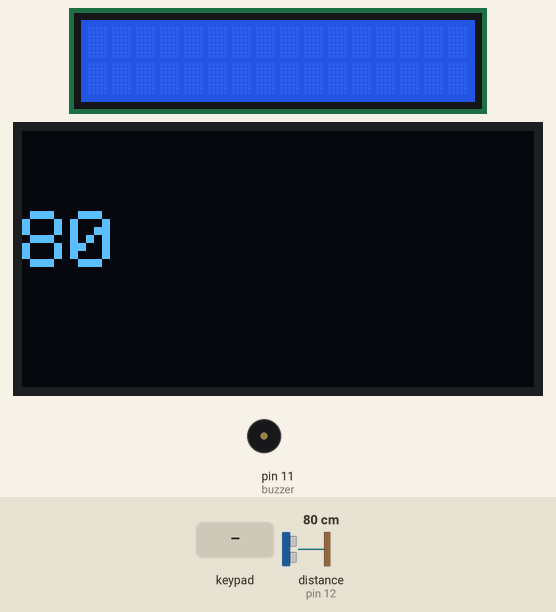
This program was run on a simulated Arduino Uno, built with avr-gcc and run on an emulated ATmega328P. On the bench: 16×2 character LCD, 128×64 one-colour display, buzzer (waves = sounding). Wiring (from diagram.json): ultrasonic range finder: trigger pin 13; echo pin 12. The test bench sets the inputs (shaded band); at power-on: distance to the obstacle (sensor on pin 12) 80 cm. The echo pulse lasts 58.3 µs per cm; what the program prints to the serial monitor is not drawn.

Above: at 1.3 s.
1.4 s: distance to the obstacle (sensor on pin 12) set to 2 cm
At 2.0 s:
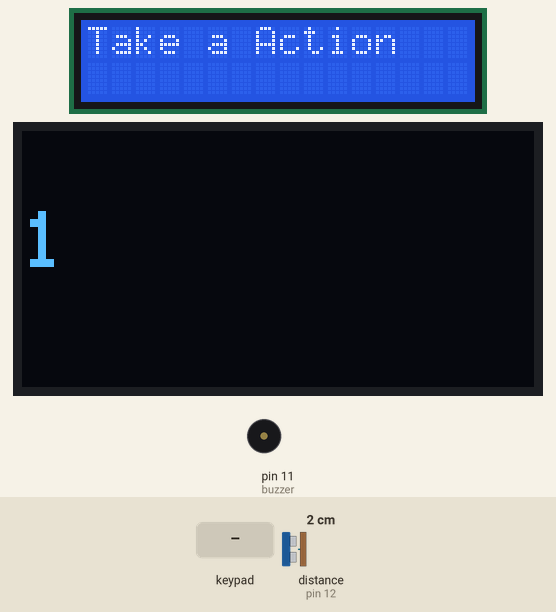
3.9 s: keypad keys 1 2 3 * pressed 0.4 s apart
At 5.9 s:
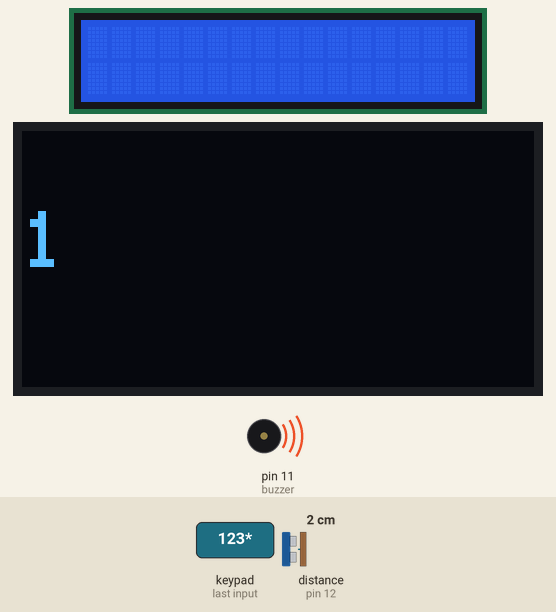
7.0 s: distance to the obstacle (sensor on pin 12) set to 18 cm
At 7.09 s:
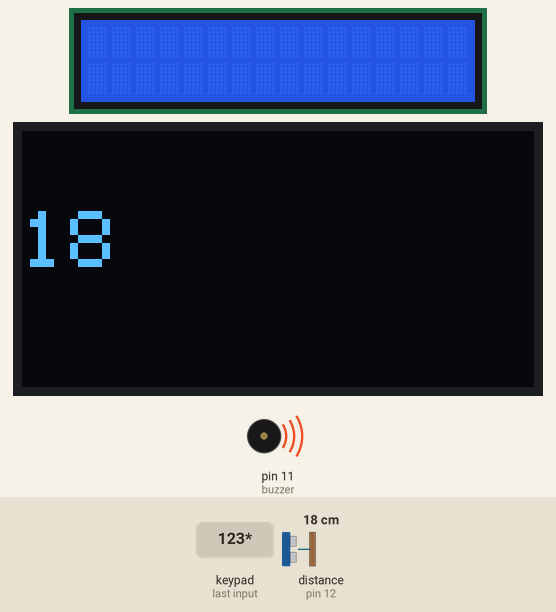
8.5 s: key 'A' pressed
10.0 s: distance to the obstacle (sensor on pin 12) set to 35 cm
At 10.04 s:
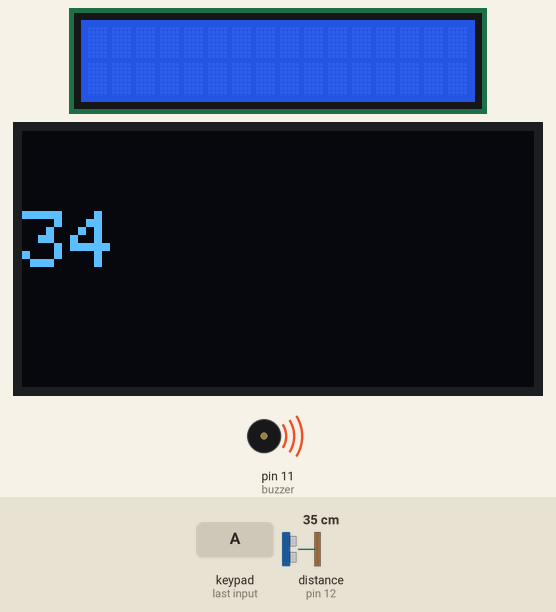
11.5 s: key '1' pressed
Timing chart, 0 to 14.0 s (numbered marks = the images above; inputs shaded):
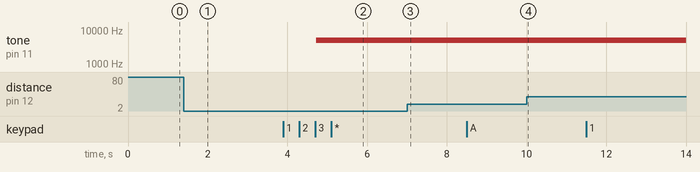

The program:

main.cpp
```cpp
#include <Arduino.h>

#include <Keypad.h>
const byte ROWS = 4;
const byte COLS = 4;

char keys[ROWS][COLS] = {
  {'1','2','3','A'},
  {'4','5','6','B'},
  {'7','8','9','c'},
  {'*','0','#','D'},
};

byte rowpin[ROWS] = {9,8,7,6};
byte colpin[COLS] = {5,4,3,2};
Keypad keypad = Keypad(makeKeymap(keys),rowpin,colpin,ROWS,COLS);

#include <LiquidCrystal_I2C.h>
LiquidCrystal_I2C lcd(0x27,16,2);


String password = "123";
String input = "";

int trigpin = 13;
int echopin = 12;
int buzzer = 11;

#include <Wire.h>
#include <Adafruit_GFX.h>
#include <Adafruit_SSD1306.h>

Adafruit_SSD1306 display(128, 64, &Wire, -1);

bool alarmActive = false;

void setup() {
 Serial.begin(9600);
 lcd.init();
    lcd.backlight();
    lcd.clear();

    lcd.setCursor(0,0);
    lcd.print("system ready");

    pinMode(trigpin, OUTPUT);
    pinMode(echopin, INPUT);
    pinMode(buzzer, OUTPUT);

    display.begin(SSD1306_SWITCHCAPVCC, 0x3C);
     lcd.clear();
}

void loop() {

  digitalWrite(trigpin, HIGH);
  delayMicroseconds(10);
  digitalWrite(trigpin, LOW);

  int diuraion = pulseIn(echopin,HIGH);
  int cm = diuraion/ 58;

  display.clearDisplay();                     // Clear the screen
  display.setTextSize(2);                     // Smallest text size
  display.setTextColor(SSD1306_WHITE);        // White text
  display.setCursor(0, 20);                   // Position to start text
  display.println(cm);
  display.display();

  if(cm < 50){
    if(!alarmActive){
    lcd.setCursor(0,0);
    lcd.print("Take a Action");
    delay(1000);
    alarmActive = true;
    }
    }

  else{
    noTone(buzzer);
  }

    char key = keypad.getKey();
    if(key){

    Serial.print("pressed key:");
    Serial.println(key);

    input += key;

    if(input.length()==3){
        if(input == password){
        Serial.println("password match");
         tone(buzzer,5000);
        input = "";
       }else{
        Serial.println("password not match");
        input = "";
       }
    }

  }
   lcd.clear();

}
```

Measured:
- after the input at 1.4 s, the display: first changes at once (image 1 shows a later state)
- after the input at 3.9 s, tone on pin 11 (buzzer): silent → 5000 Hz after 0.82 s; the display: first changes after 0.85 s (image 2 shows a later state)
- after the input at 7.0 s, the display: first changes after 0.05 s (image 3 shows a later state)
- after the input at 10.0 s, the display: changes at once (image 4)
- what the display in image 1 shows lasts 1.1 s, from 1.4 s to 2.5 s
